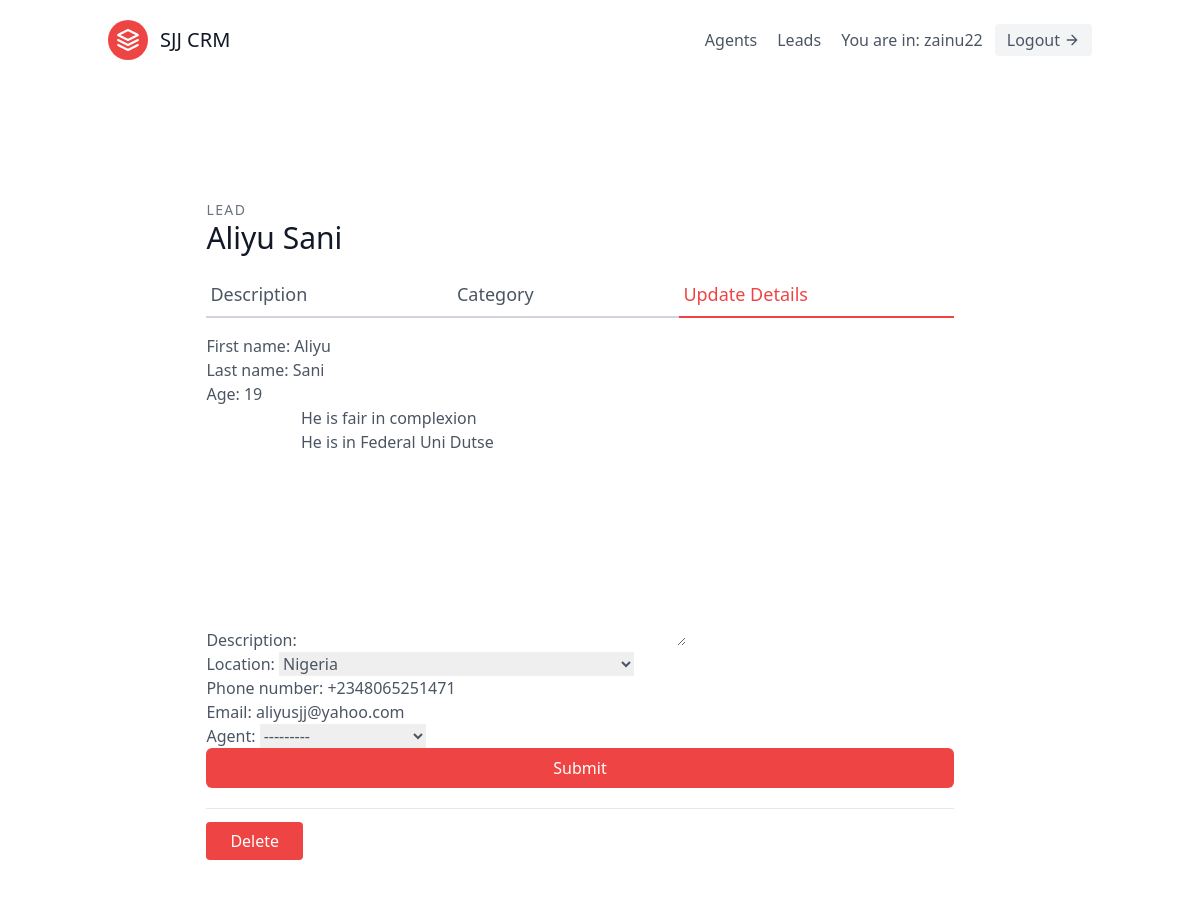
Screenshot of /leads/1/update/ (signed in) with the database file from the repository.
### leads/models.py (models this page shows, shortened)
class User(AbstractUser):
    is_organizer = models.BooleanField(default=True)
    is_agent = models.BooleanField(default=False)

class Lead(models.Model):
    first_name = models.CharField(max_length=20)
    last_name = models.CharField(max_length=20)
    age = models.IntegerField(default=0)
    organization = models.ForeignKey(UserProfile, on_delete=models.CASCADE)
    description = models.TextField()
    phone_number = models.CharField(max_length=40)
    email = models.EmailField()
    location = CountryField()
    date_added = models.DateTimeField(auto_now_add=True)
    agent = models.ForeignKey(
        "Agent", null=True, blank=True, on_delete=models.SET_NULL)
    category = models.ForeignKey(
        "Category", related_name="leads", null=True, blank=True, on_delete=models.SET_NULL)

### leads/views.py (the view, shortened to what this page needs)
# urls.py: path('<int:pk>/update/', LeadUpdateView.as_view(), name="lead_update"),
class LeadUpdateView(OrganizerAndLoginRequiredMixin, generic.UpdateView):
    template_name = "leads/lead_update.html"
    form_class = LeadModelForm
    def get_form_kwargs(self, **kwargs):
        kwargs = super(LeadUpdateView, self).get_form_kwargs(**kwargs)
        kwargs.update({
            "request": self.request
        })
        return kwargs
    def get_queryset(self):
        user = self.request.user
        return Lead.objects.filter(organization=user.userprofile)

### leads/forms.py
class LeadModelForm(forms.ModelForm):
    class Meta:
        model = Lead
        fields = (
            'first_name',
            'last_name',
            'age',
            'description',
            'location',
            'phone_number',
            'email',
        )
    agent = forms.ModelChoiceField(queryset=Agent.objects.none())
    def __init__(self, *args, **kwargs):
        request = kwargs.pop("request")
        agents = Agent.objects.filter(organization=request.user.userprofile)
        super(LeadModelForm, self).__init__(*args, **kwargs)
        self.fields["agent"].queryset = agents

### agents/mixins.py (called while the page is built)
    def dispatch(self, request, *args, **kwargs):
        if not request.user.is_authenticated or not request.user.is_organizer:
            return redirect("leads:lead_list")
        return super().dispatch(request, *args, **kwargs)

### leads/models.py (called while the page is built)
    def __str__(self):
        return self.user.email

### leads/templates/leads/lead_update.html
{% extends 'base.html' %}
{% load tailwind_filters %}
{% block content %}
<section class="text-gray-600 body-font overflow-hidden">
  <div class="container px-5 py-24 mx-auto">
    <div class="lg:w-4/5 mx-auto flex flex-wrap">
      <div class="lg:w-full w-full lg:pr-10 lg:py-6 mb-6 lg:mb-0">
        <h2 class="text-sm title-font text-gray-500 tracking-widest">LEAD</h2>
        <h1 class="text-gray-900 text-3xl title-font font-medium mb-4">
          {{lead.first_name}} {{lead.last_name}}
        </h1>
        <div class="flex mb-4">
          <a
            href="{% url 'leads:lead_details' lead.id %}"
            class="flex-grow border-b-2 border-gray-300 py-2 text-lg px-1"
            >Description</a
          >
          <a href="{% url 'leads:category_update' lead.id %}" class="flex-grow border-b-2 border-gray-300 py-2 text-lg px-1">Category</a>
          <a
            class="
              flex-grow
              text-red-500
              border-b-2 border-red-500
              py-2
              text-lg
              px-1
            "
            >Update Details</a
          >
        </div>
        <form method="post">
          {% csrf_token %} {{form|crispy}}
          <button class="w-full text-white bg-red-500 hover:bg-red-600 rounded-md py-2" type="submit">Submit</button>
        </form>
        <div class="mt-5 py-5 border-t border-gray-200">
          <a href="{% url 'leads:lead_delete' lead.pk %}"
          class="
            mt-3 w-1/2 text-white bg-red-500 border-0 py-2 px-6 focus:outline-none
            hover:bg-red-600 rounded"
        >
          Delete
        </a>
        </div>
      </div>
    </div>
  </div>
</section>
{% endblock %}

### templates/components/navbar.html (shortened to what this page needs)
<header class="text-gray-600 body-font">
  <div
    class="
      container
      mx-auto
      flex flex-wrap
      p-5
      flex-col
      md:flex-row
      items-center
    "
  >
    <a
      href="{% url 'landing' %}"
      class="
        flex
        title-font
        font-medium
        items-center
        text-gray-900
        mb-4
        md:mb-0
      "
    >
      <svg
        xmlns="http://www.w3.org/2000/svg"
        fill="none"
        stroke="currentColor"
        stroke-linecap="round"
        stroke-linejoin="round"
        stroke-width="2"
        class="w-10 h-10 text-white p-2 bg-red-500 rounded-full"
        viewBox="0 0 24 24"
      >
        <path
          d="M12 2L2 7l10 5 10-5-10-5zM2 17l10 5 10-5M2 12l10 5 10-5"
        ></path>
      </svg>
      <span class="ml-3 text-xl">SJJ CRM</span>
    </a>
    <nav
      class="md:ml-auto flex flex-wrap items-center text-base justify-center"
    >
      {% if not request.user.is_authenticated %}
        <a href="{% url 'signup' %}" class="mr-5 hover:text-gray-900">Signup</a>
      {% else  %}
        {% if request.user.is_organizer  %}
        <a href="{% url 'agents:agent_list' %}" class="mr-5 hover:text-gray-900">Agents</a>
        {% endif %}
        <a href="{% url 'leads:lead_list' %}" class="mr-5 hover:text-gray-900">Leads</a>
      {% endif %}
    </nav>
    {% if request.user.is_authenticated %} You are in: {{request.user.username}}
    <a
      href="{% url 'logout' %} "
      class="
        ml-3
        inline-flex
        items-center
        bg-gray-100
        border-0
        py-1
        px-3
        focus:outline-none
        hover:bg-gray-200
        rounded
        text-base
        mt-4
        md:mt-0
      "
      >Logout
      <svg
        fill="none"
        stroke="currentColor"
        stroke-linecap="round"
        stroke-linejoin="round"
        stroke-width="2"
        class="w-4 h-4 ml-1"
        viewBox="0 0 24 24"
      >
        <path d="M5 12h14M12 5l7 7-7 7"></path>
      </svg>
      {% endif %}
    </a>
  </div>
</header>

### rows the page displays
User: user.username "zainu22"
Lead: first_name "Aliyu", last_name "Sani", age "19", description "He is fair in complexion He is in Federal Uni Dutse", location "Nigeria", phone_number "+2348065251471", email "aliyusjj@yahoo.com", agent "---------"
